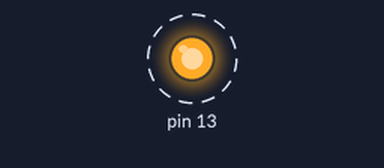
Bench run of a sketch on a simulated Arduino Uno, built with avr-gcc and run on an emulated ATmega328P. Parts: output pins drawn as LEDs (lit = HIGH). Dashed ring = blinking. What the sketch prints to the serial monitor is not drawn.

Above: at 0.5 s.
Timing chart, 0 to 4.6 s (numbered marks = the images above):
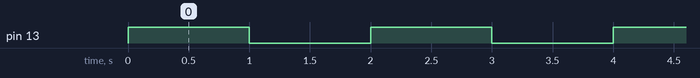

Measured:
- by itself, pin 13: alternates HIGH for 1.0 s and LOW for 1.0 s

The sketch:

Blink.ino
```cpp
// the setup function runs once when you press reset or power the board
void setup() {
  // initialize digital pin 13 as an output.
  pinMode(13, OUTPUT);
  Serial.begin(9600);
}

// the loop function runs over and over again forever
void loop() {
  Serial.println("test");
  digitalWrite(13, HIGH);   // turn the LED on (HIGH is the voltage level)
  delay(1000);              // wait for a second
  digitalWrite(13, LOW);    // turn the LED off by making the voltage LOW
  delay(1000);              // wait for a second
}
```
